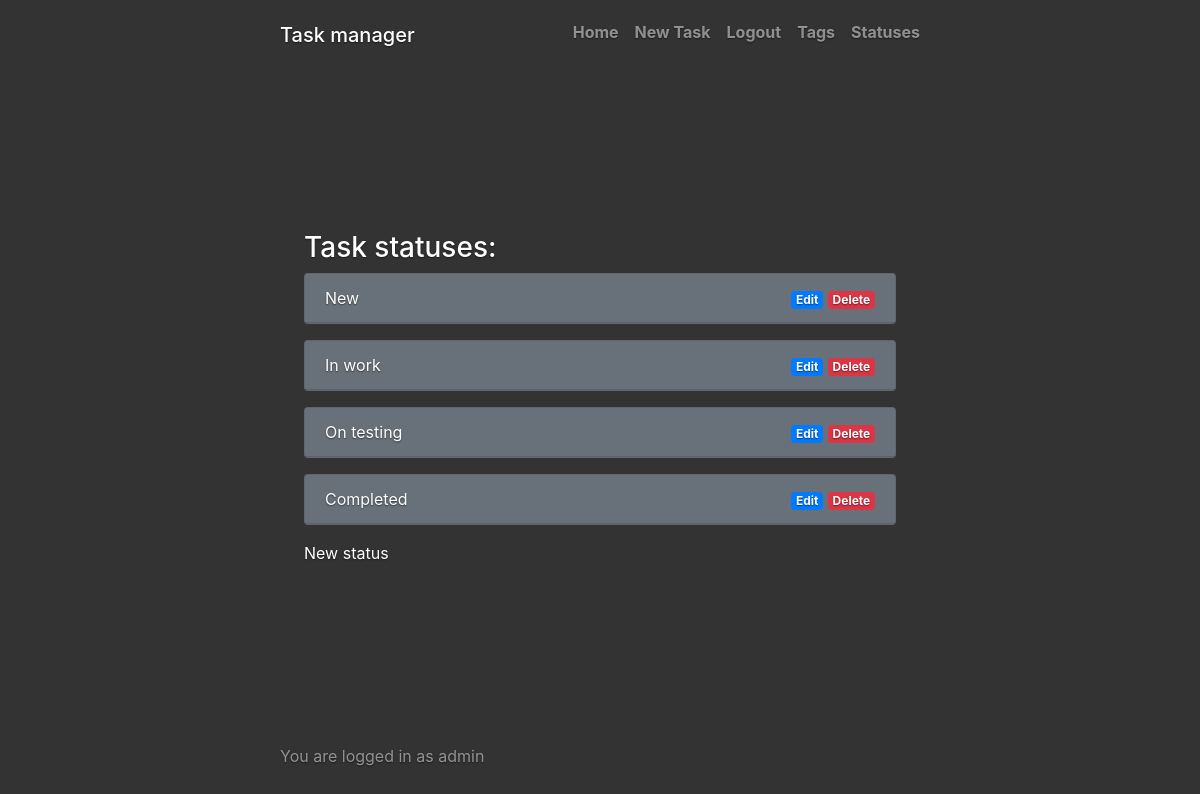
The page /tasks/task_statuses/ (signed in) on the database its author committed.
### tasks/models.py (models this page shows, shortened)
class TaskStatus(models.Model):
    name = models.CharField(
        max_length=200,
        unique=True,
        help_text="Enter a status name")

### tasks/views.py (the view)
class TaskStatusesView(generic.ListView):
    template_name = 'task_statuses.html'
    context_object_name = 'task_statuses'
    def get_queryset(self):
        return TaskStatus.objects.all()

### tasks/templates/task_statuses.html
{% extends "base.html" %}
{% block content %}
    <h3 class="cover-heading">Task statuses:</h3>
    {% if task_statuses %}
    {% for task_status in task_statuses %}
    <div class="card text-white bg-secondary mb-3">
      <div class="card-header">
        <div class="row">
          <div class="col-md-6"><div class="text-left"><a href="{% url 'task_status' task_status.id %}">{{ task_status.name }}</a></div></div>
          <div class="col-md-6"><div class="text-right"><a href="{% url 'task_status_update' task_status.id %}" class="badge badge-primary">Edit</a> <a href="{% url 'task_status_delete' task_status.id %}" class="badge badge-danger">Delete</a></div></div>
        </div>
      </div>
    </div>
  {% endfor %}
  {% else %}
    <p>You don't have any statuses. </p>
  {% endif %}
  <p class="card-text"><a href="{% url 'task_status_create'%}?next={{request.path}}">New status</a></p>
{% endblock %}

### tasks/templates/base.html (shortened to what this page needs)
<!doctype html>
<html lang="en">
<head>
    {% load bootstrap4 %}
    {% bootstrap_css %}
    {% load static %}
    <link rel="stylesheet" href="{% static 'css/cover.css' %}">
</head>
<body class="text-left">
    {% block conteiner %}
    <div class="cover-container d-flex w-100 h-100 p-3 mx-auto flex-column">
        {% endblock %}
        <header class="masthead mb-auto">
            <div class="inner">
                <h3 class="masthead-brand"><a href="/" class="navbar-brand">Task manager</a></h3>
                <nav class="nav nav-masthead justify-content-center">
                    <a class="nav-link" href="/">Home</a>
                    <a class="nav-link" href="{% url 'task_create'%}?next={{request.path}}">New Task</a> {% if user.is_authenticated %}
                    <a class="nav-link" href="{% url 'logout'%}?next={{request.path}}">Logout</a> {% else %}
                    <a class="nav-link" href="{% url 'login'%}?next={{request.path}}">Login</a>
                    <a class="nav-link" href="{% url 'register' %}">Register</a> {% endif %}
                    <a class="nav-link" href="{% url 'tag_create' %}">Tags</a>
                    <a class="nav-link" href="{% url 'task_status_create' %}">Statuses</a>
                </nav>
            </div>
        </header>
        <main role="main" class="inner cover">
            <p class="lead">{% block content %}{% endblock %}</p>
        </main>
        <footer class="mastfoot mt-auto">
            <div class="inner">
                {% if user.is_authenticated %}
                <p>You are logged in as {{ user.get_username }}</p>
                {% endif %}
            </div>
        </footer>
    </div>
</body>
</html>

### tasks/static/css/cover.css (style rules this page uses)
a, a:focus, a:hover { color: #fff; }
html, body { height: 100%; background-color: #333; }
body { display: -ms-flexbox; display: flex; color: #fff; text-shadow: 0 .05rem .1rem rgba(0, 0, 0, .5); }
.cover-container { max-width: 42em; }
.masthead { margin-bottom: 2rem; }
.masthead-brand { margin-bottom: 0; }
.nav-masthead .nav-link { padding: .25rem 0; font-weight: 700; color: rgba(255, 255, 255, .5); background-color: transparent; border-bottom: .25rem solid transparent; }
.nav-masthead .nav-link + .nav-link { margin-left: 1rem; }
@media (min-width: 48em) { .masthead-brand { float: left; } }
@media (min-width: 48em) { .nav-masthead { float: right; } }
.cover { padding: 0 1.5rem; }
.mastfoot { color: rgba(255, 255, 255, .5); }

### rows shown on the page
TaskStatus: name "New"
TaskStatus: name "In work"
TaskStatus: name "On testing"
TaskStatus: name "Completed"

### other values the page prints
{{ user.get_username }} "admin"
